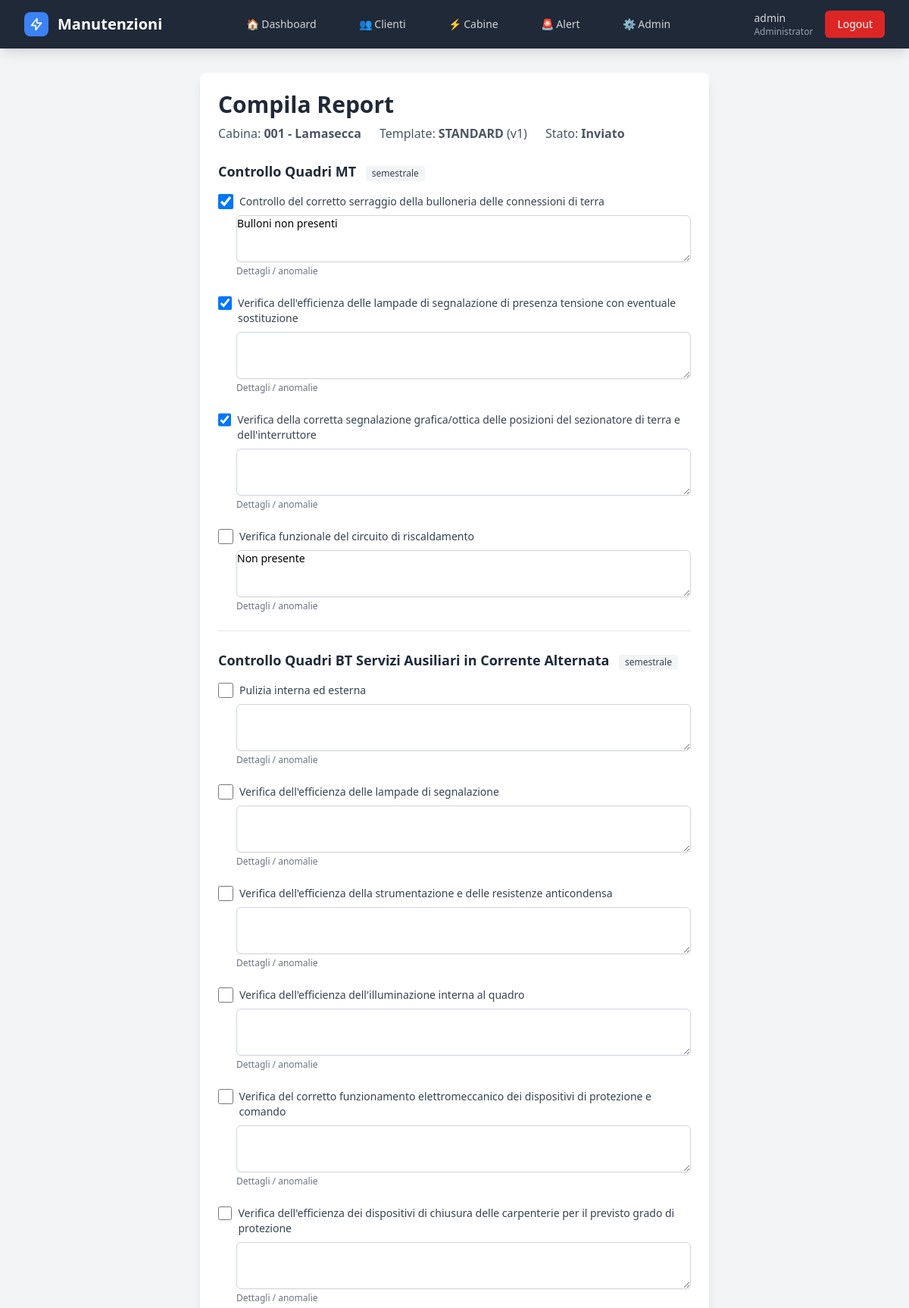
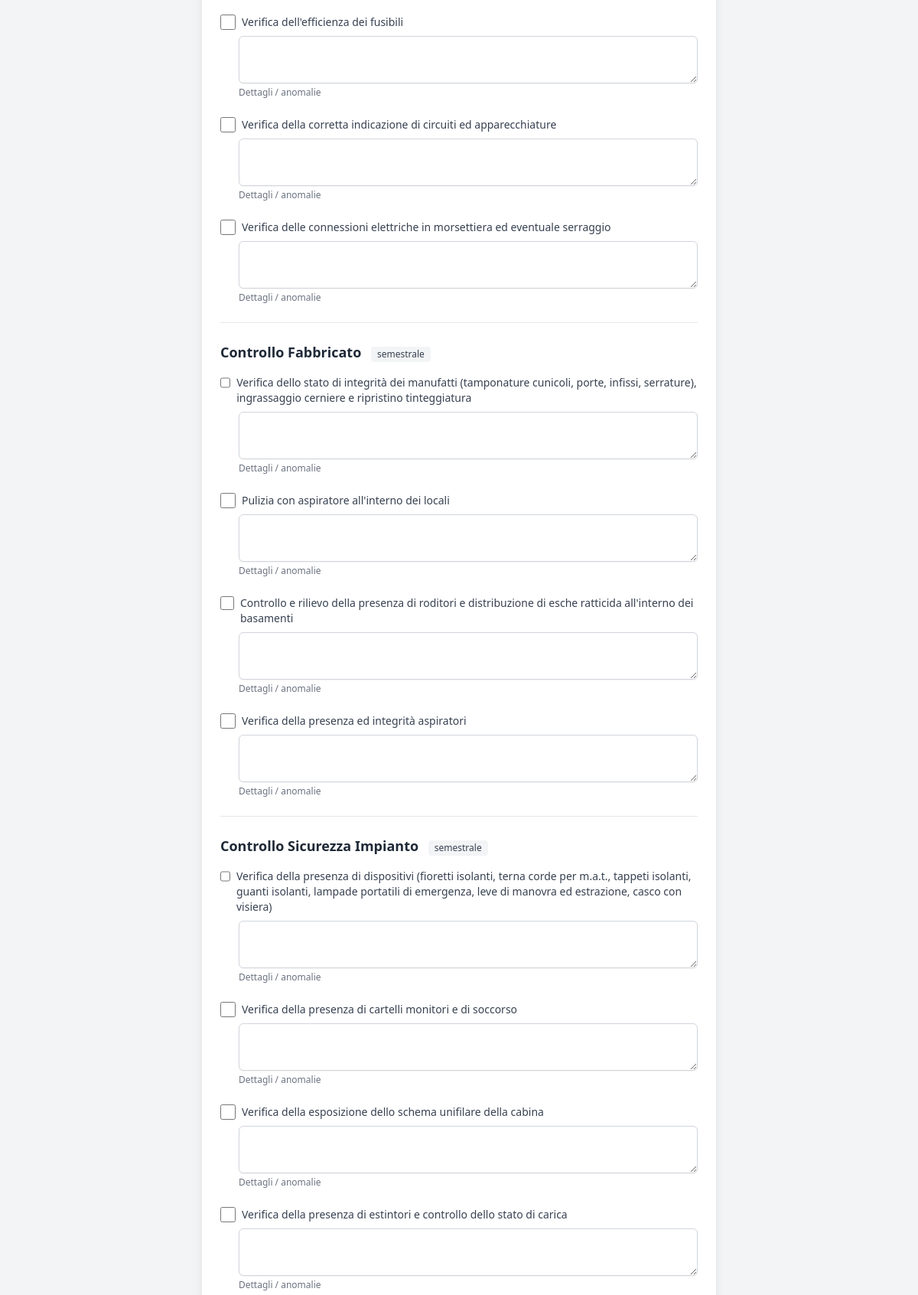
Page /manutenzioni/40/report/ (signed in, upper part) on the committed database (2 pictures, top to bottom).
### gestione/models.py (models this page shows, shortened)
class User(AbstractUser):
    RUOLI_CHOICES = [
        ('Administrator', 'Administrator'),
        ('Controlroom', 'Controlroom'),
        ('Operatore', 'Operatore'),
    ]
    ruolo = models.CharField(max_length=20, choices=RUOLI_CHOICES, default='Operatore')
    def is_administrator(self):
        return self.is_superuser or self.ruolo == 'Administrator'

class ReportCompilato(models.Model):
    manutenzione = models.OneToOneField(
        "ManutenzioneProgrammata", on_delete=models.CASCADE, related_name="report"
    )
    cabina = models.ForeignKey("Cabina", on_delete=models.PROTECT)
    template = models.ForeignKey(ReportTemplate, on_delete=models.PROTECT)
    schema_snapshot = models.JSONField()
    dati = models.JSONField(default=dict)
    STATO_CHOICES = (("bozza", "Bozza"), ("inviato", "Inviato"))
    stato = models.CharField(max_length=20, choices=STATO_CHOICES, default="bozza")
    compilato_da = models.ForeignKey(
        settings.AUTH_USER_MODEL, on_delete=models.PROTECT, related_name="report_compilati"
    )
    compilato_il = models.DateTimeField(auto_now_add=True)

class Cabina(models.Model):
    nome = models.CharField(max_length=200, verbose_name="Nome/Denominazione")
    matricola = models.CharField(max_length=50, unique=True, verbose_name="Matricola")
    cliente = models.ForeignKey(Cliente, on_delete=models.CASCADE, related_name='cabine', verbose_name="Cliente")
    fonte = models.CharField(max_length=50,blank=True,verbose_name="Fonte energetica")
    guardiania = models.CharField(max_length=100, blank=True, verbose_name="Guardiania")
    chiave = models.CharField(max_length=50, blank=True, verbose_name="N° Chiave")
    pod = models.CharField(max_length=50, blank=True, verbose_name="POD")
    telefono_guardiania = models.CharField(max_length=20, blank=True, verbose_name="Tel. Guardiania")
    latitudine = models.DecimalField(max_digits=10, decimal_places=8, null=True, blank=True, verbose_name="Latitudine")
    longitudine = models.DecimalField(max_digits=11, decimal_places=8, null=True, blank=True, verbose_name="Longitudine")
    attiva = models.BooleanField(default=True, verbose_name="Attiva")
    note = models.TextField(blank=True, verbose_name="Note")
    template_report = models.ForeignKey(
        'ReportTemplate',
        on_delete=models.SET_NULL,
        null=True,
        blank=True,
        related_name='cabine_assegnate',
        verbose_name="Template report"
    )
    def __str__(self):
        return f"{self.matricola} - {self.nome}"
    def prossima_manutenzione_ordinaria(self):
        prossima = self.manutenzioni.filter(
            stato='programmata',
            tipo__in=['semestrale', 'annuale']
        ).order_by('data_programmata').first()
        return prossima.data_programmata if prossima else None
    def giorni_alla_manutenzione_ordinaria(self):
        prossima = self.prossima_manutenzione_ordinaria()
        if prossima:
            delta = prossima - timezone.now().date()
            return delta.days
        return None
    def stato_manutenzione_ordinaria(self):
        giorni = self.giorni_alla_manutenzione_ordinaria()
        if giorni is None:
            return 'nessuna_programmata'
        elif giorni < 0:
            return 'scaduta'
        elif giorni <= 30:
            return 'in_scadenza'
        else:
            return 'ok'
    class Meta:
        verbose_name = "Cabina"
        verbose_name_plural = "Cabine"
        ordering = ['matricola']

class ReportTemplate(models.Model):
    nome = models.CharField(max_length=200)
    descrizione = models.TextField(blank=True)
    frequenza = models.CharField(max_length=20, blank=True)
    versione = models.PositiveIntegerField(default=1)
    attivo = models.BooleanField(default=True)
    schema = models.JSONField(default=dict)
    creato_da = models.ForeignKey(
        settings.AUTH_USER_MODEL, on_delete=models.PROTECT, related_name="report_template_creati"
    )
    creato_il = models.DateTimeField(auto_now_add=True)

### gestione/views.py (the view, shortened to what this page needs)
# urls.py: path("manutenzioni/<int:pk>/report/", views.report_compila, name="report_compila"),
@login_required
@transaction.atomic
def report_compila(request, pk):
    from .models import ManutenzioneProgrammata  # importa dal modulo corretto
    manut = get_object_or_404(ManutenzioneProgrammata, pk=pk)
    if not _can_fill_reports(request.user):  # implementato da te
        messages.error(request, "Non hai i permessi per compilare report.")
        return redirect('dettaglio_cabina', matricola=manut.cabina.matricola)
    frequenza = getattr(manut, "tipo", "")  # "semestrale"/"annuale"/...
    template = seleziona_template(manut.cabina, frequenza)  # implementato da te
    if not template:
        messages.error(
        request,
        "Nessun template assegnato alla cabina. Assegna un template report dalla scheda cabina oppure contatta l’amministratore."
        )
        return redirect('dettaglio_cabina', matricola=manut.cabina.matricola)
    report, created = ReportCompilato.objects.get_or_create(
        manutenzione=manut,
        defaults={
            "cabina": manut.cabina,
            "template": template,
            "schema_snapshot": template.schema,  # snapshot per versioning
            "compilato_da": request.user,
        }
    )
    form = build_report_form(report.schema_snapshot, initial=report.dati)
    return render(request, "report/compila.html", {"report": report, "form": form, "schema": report.schema_snapshot})

### gestione/context_processors.py (called while the page is built)
def alert_count(request):
    if not request.user.is_authenticated:
        return {'alert_count': 0}
    alert_cabine = 0
    for cabina in Cabina.objects.filter(attiva=True):
        stato = cabina.stato_manutenzione_ordinaria()
        if stato in ['scaduta', 'in_scadenza']:
            alert_cabine += 1
    alert_componenti = 0
    for componente in Componente.objects.filter(attivo=True):
        stato = componente.stato_manutenzione()
        if stato in ['scaduta', 'in_scadenza']:
            alert_componenti += 1
    total_alert = alert_cabine + alert_componenti
    return {
        'alert_count': total_alert,
        'alert_critici': alert_cabine,
        'alert_componenti': alert_componenti,
    }

### gestione/forms.py (called while the page is built)
def _style_field(field, kind, *, multiple=False):
    base = "mt-1 block w-full rounded-md border border-gray-300 shadow-sm focus:border-orange-500 focus:ring-orange-500 text-sm"
    if kind == "bool":
        field.widget.attrs.update({
            "class": "h-5 w-5 rounded border-gray-300 text-orange-600 focus:ring-orange-500"
        })
    elif kind == "textarea":
        field.widget.attrs.update({"class": base, "rows": "3"})
    elif kind == "image":
        attrs = {"class": base + " min-h-11 py-2.5", "accept": "image/*", "capture": "environment"}
        field.widget.attrs.update(attrs)
    else:
        field.widget.attrs.update({"class": base + " min-h-11 py-2.5"})

### gestione/views.py (called while the page is built)
def _can_fill_reports(user):
    return getattr(user, "is_administrator", lambda: False)() or getattr(user, "is_controlroom", lambda: False)()

def seleziona_template(cabina, frequenza: str | None):
    return getattr(cabina, "template_report", None)

### templates/report/compila.html (shortened to what this page needs)
{% extends "base.html" %}
{% load static %}
{% block content %}
<div class="container mx-auto px-4 sm:px-6 py-6 sm:py-8">
  <div class="max-w-2xl mx-auto">
    <div class="bg-white shadow-lg rounded-lg p-4 sm:p-6">
      <div class="mb-6">
        <h1 class="text-2xl sm:text-3xl font-bold text-gray-800">Compila Report</h1>
        <div class="mt-2 text-gray-600 text-sm sm:text-base flex flex-col sm:flex-row sm:items-center sm:gap-6">
          <p>Cabina: <strong>{{ report.cabina }}</strong></p>
          <p>Template: <strong>{{ report.template.nome }}</strong> (v{{ report.template.versione }})</p>
          <p>Stato: <strong>{{ report.get_stato_display }}</strong></p>
        </div>
      </div>
      <form method="post" enctype="multipart/form-data" class="space-y-6">
        {% for section in form.bound_sections %}
          <div>
            <h2 class="text-base sm:text-lg font-semibold text-gray-800 mb-3 sm:mb-4">
              {{ section.title }}
              {% if section.frequency %}
                <span class="ml-2 inline-flex items-center rounded bg-gray-100 px-2 py-0.5 text-xs font-medium text-gray-700">
                  {{ section.frequency }}
                </span>
              {% endif %}
            </h2>
            <div class="space-y-6">
              {% for el in section.items %}
                {% with field=el.field item=el.item value=el.value %}
                  {% if item.type == "bool" %}
                    <div class="mb-5">
                      <label class="flex items-start">
                        {{ field }}
                        <span class="ml-2 text-sm text-gray-700">{{ item.label }}</span>
                      </label>
                      {% if el.note_field %}
                        <div class="mt-2 ml-6">
                          {{ el.note_field }}
                          {% if el.note_field.help_text %}
                            <p class="mt-1 text-xs text-gray-500">{{ el.note_field.help_text }}</p>
                          {% endif %}
                        </div>
                      {% endif %}
                    </div>
                  {% endif %}
                {% endwith %}
              {% endfor %}
            </div>
          </div>
          {% if not forloop.last %}
            <hr class="my-6 border-gray-200">
          {% endif %}
        {% endfor %}
      </form>
    </div>
  </div>
</div>
{% endblock %}

### templates/base.html (shortened to what this page needs)
<!DOCTYPE html>
<html lang="it">
<head>
    <script src="https://cdn.tailwindcss.com"></script>
</head>
<body class="bg-gray-100 min-h-screen">
    {% if user.is_authenticated %}
    <nav class="bg-primary shadow-lg fixed w-full top-0 z-50">
        <div class="max-w-7xl mx-auto px-4 sm:px-6 lg:px-8">
            <div class="flex justify-between h-16">
                <div class="flex items-center">
                    <div class="flex-shrink-0">
                        <a href="{% url 'dashboard' %}" class="flex items-center">
                            <div class="w-8 h-8 bg-blue-500 rounded-lg flex items-center justify-center mr-3">
                                <svg class="w-5 h-5 text-white" fill="none" stroke="currentColor" viewBox="0 0 24 24">
                                    <path stroke-linecap="round" stroke-linejoin="round" stroke-width="2"
                                        d="M13 10V3L4 14h7v7l9-11h-7z"></path>
                                </svg>
                            </div>
                            <span class="text-white text-xl font-bold">Manutenzioni</span>
                        </a>
                    </div>
                </div>
                <div class="hidden md:flex items-center space-x-8">
                    <a href="{% url 'dashboard' %}"
                        class="text-gray-300 hover:text-white px-3 py-2 rounded-md text-sm font-medium transition-colors
                              {% if request.resolver_match.url_name == 'dashboard' %}bg-secondary text-white{% endif %}">
                        🏠 Dashboard
                    </a>
                    <a href="{% url 'lista_clienti' %}" class="text-gray-300 hover:text-white px-3 py-2 rounded-md text-sm font-medium transition-colors
                              {% if 'clienti' in request.resolver_match.url_name %}bg-secondary text-white{% endif %}">
                        👥 Clienti
                    </a>
                    <a href="{% url 'lista_cabine' %}" class="text-gray-300 hover:text-white px-3 py-2 rounded-md text-sm font-medium transition-colors
                              {% if 'cabine' in request.resolver_match.url_name %}bg-secondary text-white{% endif %}">
                        ⚡ Cabine
                    </a>
                    <a href="{% url 'lista_alert' %}" class="text-gray-300 hover:text-white px-3 py-2 rounded-md text-sm font-medium transition-colors relative
          {% if request.resolver_match.url_name == 'lista_alert' %}bg-secondary text-white{% endif %}">
                        🚨 Alert
                    </a>
                    {% if user.is_administrator %}
                    <a href="/admin/"
                        class="text-gray-300 hover:text-white px-3 py-2 rounded-md text-sm font-medium transition-colors">
                        ⚙️ Admin
                    </a>
                    {% endif %}
                </div>
                <div class="hidden md:flex items-center space-x-4">
                    <div class="text-gray-300 text-sm">
                        <span class="font-medium">{{ user.get_full_name|default:user.username }}</span>
                        <span class="text-xs block text-gray-400">
                            {% if user.is_administrator %}Administrator
                            {% elif user.is_controlroom %}Control Room
                            {% elif user.is_operatore %}Operatore
                            {% endif %}
                        </span>
                    </div>
                    <a href="{% url 'logout' %}"
                        class="bg-red-600 hover:bg-red-700 text-white px-4 py-2 rounded-md text-sm font-medium transition-colors">
                        Logout
                    </a>
                </div>
            </div>
        </div>
    </nav>
    {% endif %}
    <main class="{% if user.is_authenticated %}pt-16{% endif %}">
        {% block content %}
        {% endblock %}
    </main>
</body>
</html>

### rows in the picture
User: get_full_name "admin"
ReportCompilato: cabina "001 - Lamasecca", template.nome "STANDARD", template.versione "1", stato "Inviato"

### other values in the picture
{{ section.title }} "Controllo Quadri MT" "Controllo Quadri BT Servizi Ausiliari in Corrente Alternata" "Controllo Fabbricato" "Controllo Sicurezza Impianto"
{{ section.frequency }} "semestrale" "semestrale" "semestrale" "semestrale"
{{ item.label }} "Controllo del corretto serraggio della bulloneria delle connessioni di terra" "Verifica dell'efficienza delle lampade di segnalazione di presenza tensione con eventuale sostituzione" "Verifica della corretta segnalazione grafica/ottica delle posizioni del sezionatore di terra e dell'interruttore" "Verifica funzionale del circuito di riscaldamento" "Pulizia interna ed esterna" "Verifica dell'efficienza delle lampade di segnalazione" "Verifica dell'efficienza della strumentazione e delle resistenze anticondensa" "Verifica dell'efficienza dell'illuminazione interna al quadro" "Verifica del corretto funzionamento elettromeccanico dei dispositivi di protezione e comando" "Verifica dell'efficienza dei dispositivi di chiusura delle carpenterie per il previsto grado di protezione" "Verifica dell'efficienza dei fusibili" "Verifica della corretta indicazione di circuiti ed apparecchiature" "Verifica delle connessioni elettriche in morsettiera ed eventuale serraggio" "Verifica dello stato di integrità dei manufatti (tamponature cunicoli, porte, infissi, serrature), ingrassaggio cerniere e ripristino tinteggiatura" "Pulizia con aspiratore all'interno dei locali" "Controllo e rilievo della presenza di roditori e distribuzione di esche ratticida all'interno dei basamenti" "Verifica della presenza ed integrità aspiratori" "Verifica della presenza di dispositivi (fioretti isolanti, terna corde per m.a.t., tappeti isolanti, guanti isolanti, lampade portatili di emergenza, leve di manovra ed estrazione, casco con visiera)" "Verifica della presenza di cartelli monitori e di soccorso" "Verifica della esposizione dello schema unifilare della cabina" "Verifica della presenza di estintori e controllo dello stato di carica"
{{ el.note_field.help_text }} "Dettagli / anomalie" "Dettagli / anomalie" "Dettagli / anomalie" "Dettagli / anomalie" "Dettagli / anomalie" "Dettagli / anomalie" "Dettagli / anomalie" "Dettagli / anomalie" "Dettagli / anomalie" "Dettagli / anomalie" "Dettagli / anomalie" "Dettagli / anomalie" "Dettagli / anomalie" "Dettagli / anomalie" "Dettagli / anomalie" "Dettagli / anomalie" "Dettagli / anomalie" "Dettagli / anomalie" "Dettagli / anomalie" "Dettagli / anomalie" "Dettagli / anomalie"
